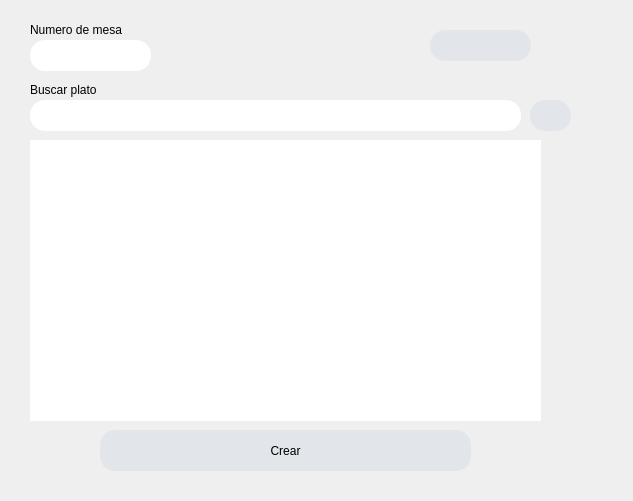
<?xml version="1.0" encoding="UTF-8"?>
<ui version="4.0">
 <class>Dialog</class>
 <widget class="QDialog" name="Dialog">
  <property name="geometry">
   <rect>
    <x>0</x>
    <y>0</y>
    <width>633</width>
    <height>501</height>
   </rect>
  </property>
  <property name="sizePolicy">
   <sizepolicy hsizetype="Fixed" vsizetype="Fixed">
    <horstretch>0</horstretch>
    <verstretch>0</verstretch>
   </sizepolicy>
  </property>
  <property name="windowTitle">
   <string>Añadir platillo</string>
  </property>
  <widget class="QLineEdit" name="line_pripl">
   <property name="geometry">
    <rect>
     <x>30</x>
     <y>100</y>
     <width>491</width>
     <height>31</height>
    </rect>
   </property>
   <property name="styleSheet">
    <string notr="true">border-radius: 15px;</string>
   </property>
  </widget>
  <widget class="QLabel" name="label_2">
   <property name="geometry">
    <rect>
     <x>30</x>
     <y>80</y>
     <width>121</width>
     <height>21</height>
    </rect>
   </property>
   <property name="text">
    <string>&lt;html&gt;&lt;head/&gt;&lt;body&gt;&lt;p&gt;Buscar plato&lt;/p&gt;&lt;/body&gt;&lt;/html&gt;</string>
   </property>
  </widget>
  <widget class="QPushButton" name="pushButton">
   <property name="geometry">
    <rect>
     <x>530</x>
     <y>100</y>
     <width>41</width>
     <height>31</height>
    </rect>
   </property>
   <property name="styleSheet">
    <string notr="true">border-radius: 15px;
background-color:rgb(226, 230, 234)</string>
   </property>
   <property name="text">
    <string/>
   </property>
   <property name="icon">
    <iconset resource="../images/images.qrc">
     <normaloff>:/images/search-50.png</normaloff>:/images/search-50.png</iconset>
   </property>
  </widget>
  <widget class="QListWidget" name="list_orden">
   <property name="geometry">
    <rect>
     <x>30</x>
     <y>140</y>
     <width>511</width>
     <height>281</height>
    </rect>
   </property>
   <property name="styleSheet">
    <string notr="true">border-radius: 15px;
</string>
   </property>
  </widget>
  <widget class="QPushButton" name="pushButton_create">
   <property name="geometry">
    <rect>
     <x>100</x>
     <y>430</y>
     <width>371</width>
     <height>41</height>
    </rect>
   </property>
   <property name="styleSheet">
    <string notr="true">border-radius: 15px;
background-color:rgb(226, 230, 234)</string>
   </property>
   <property name="text">
    <string>Crear</string>
   </property>
   <property name="checkable">
    <bool>false</bool>
   </property>
  </widget>
  <widget class="QLabel" name="label_3">
   <property name="geometry">
    <rect>
     <x>30</x>
     <y>20</y>
     <width>101</width>
     <height>21</height>
    </rect>
   </property>
   <property name="text">
    <string>&lt;html&gt;&lt;head/&gt;&lt;body&gt;&lt;p&gt;Numero de mesa&lt;/p&gt;&lt;/body&gt;&lt;/html&gt;</string>
   </property>
  </widget>
  <widget class="QLineEdit" name="line_nm">
   <property name="geometry">
    <rect>
     <x>30</x>
     <y>40</y>
     <width>121</width>
     <height>31</height>
    </rect>
   </property>
   <property name="styleSheet">
    <string notr="true">border-radius: 15px;</string>
   </property>
  </widget>
  <widget class="QLabel" name="label_ok">
   <property name="geometry">
    <rect>
     <x>177</x>
     <y>15</y>
     <width>71</width>
     <height>61</height>
    </rect>
   </property>
   <property name="text">
    <string>&lt;html&gt;&lt;head/&gt;&lt;body&gt;&lt;p&gt;&lt;img src=&quot;:/images/sushi-60.png&quot;/&gt;&lt;/p&gt;&lt;/body&gt;&lt;/html&gt;</string>
   </property>
  </widget>
  <widget class="QLabel" name="label_user">
   <property name="geometry">
    <rect>
     <x>430</x>
     <y>30</y>
     <width>101</width>
     <height>31</height>
    </rect>
   </property>
   <property name="styleSheet">
    <string notr="true">border-radius: 15px;
background-color:rgb(226, 230, 234)</string>
   </property>
   <property name="text">
    <string/>
   </property>
  </widget>
  <widget class="QLabel" name="label_user_img">
   <property name="geometry">
    <rect>
     <x>370</x>
     <y>10</y>
     <width>71</width>
     <height>61</height>
    </rect>
   </property>
   <property name="text">
    <string>&lt;html&gt;&lt;head/&gt;&lt;body&gt;&lt;p&gt;&lt;img src=&quot;:/prefijoNuevo/samurai-60.png&quot;/&gt;&lt;/p&gt;&lt;/body&gt;&lt;/html&gt;</string>
   </property>
  </widget>
 </widget>
 <resources>
  <include location="../images/images.qrc"/>
 </resources>
 <connections/>
</ui>
